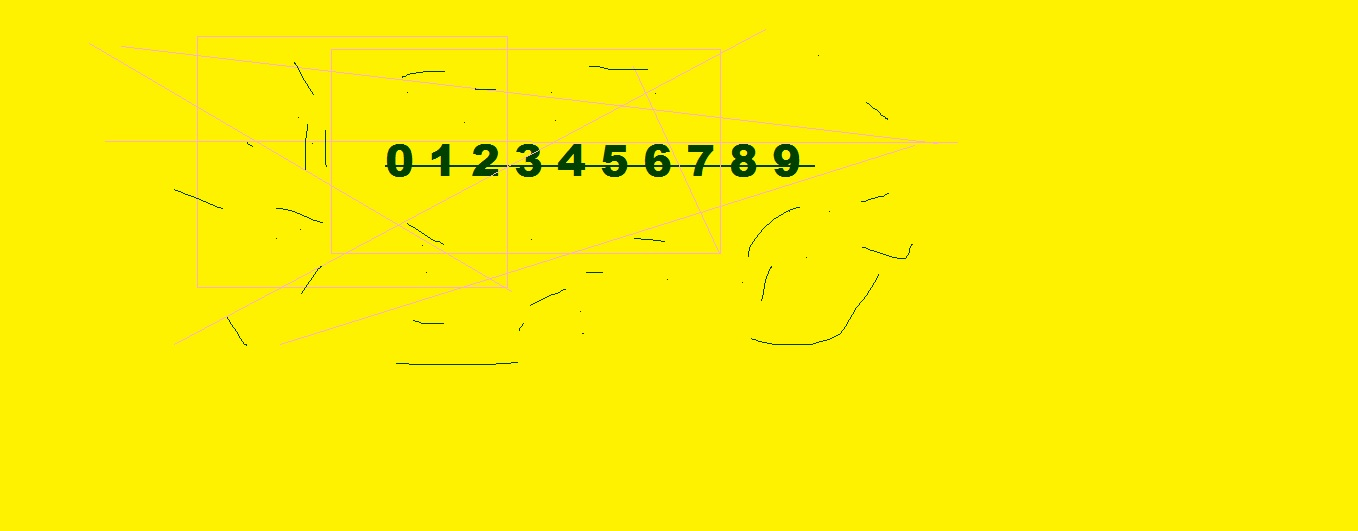
#> input picture sc-2015/razno/resenja/p1_primeri/primer3/SOFT_priprema_train.jpg, 1358 x 531 px
$ jupyter execute --allow-errors P1_primer3.ipynb   (shell and % lines are left out)   (Python 2 division)   (older library calls are emulated)
#> lines starting #> are read from the running program, lines starting #| are printed output that depends on the picture; after the words box and inside, x2 and y2 are one past the last pixel; in counts of white or black regions, pixels touching at a corner belong together
### Primer 3 - ASCII reader

* Sliku **SOFT_priprema_train.jpg** koristiti za obučavanje veštačke neuronske mreže
* Nakon obučavanja, na slici **SOFT_priprema_test.jpg** pročitati tekst.
Tekst je dat u ASCII formatu gde je svako slovo predstavljeno kao 3 cifre. "032" predstavlja razmak između reči.
**DODATAK** ASCII kod za razmak može biti zamenjen sa duplim razmakom, tako da bi razmak između cifara bio jedan razmak,
a razmak između reči dupli razmak.

[cell 1]
#import potrebnih biblioteka
import cv2
import collections
import numpy as np
import scipy as sc
import matplotlib.pyplot as plt

# k-means
#from sklearn.cluster import KMeans

# keras
from keras.models import Sequential
from keras.layers.core import Dense,Activation
from keras.optimizers import SGD

import matplotlib.pylab as pylab
pylab.rcParams['figure.figsize'] = 16, 12 # za prikaz većih slika i plotova, zakomentarisati ako nije potrebno

#Funkcionalnost implementirana u V1
def load_image(path):
#> called with path = 'SOFT_priprema_train.jpg'
    return cv2.cvtColor(cv2.imread(path), cv2.COLOR_BGR2RGB)
def image_gray(image):
    return cv2.cvtColor(image, cv2.COLOR_RGB2GRAY)
#> returned value: shape (531, 1358)
def image_bin(image_gs):
    ret,image_bin = cv2.threshold(image_gs, 127, 255, cv2.THRESH_BINARY)
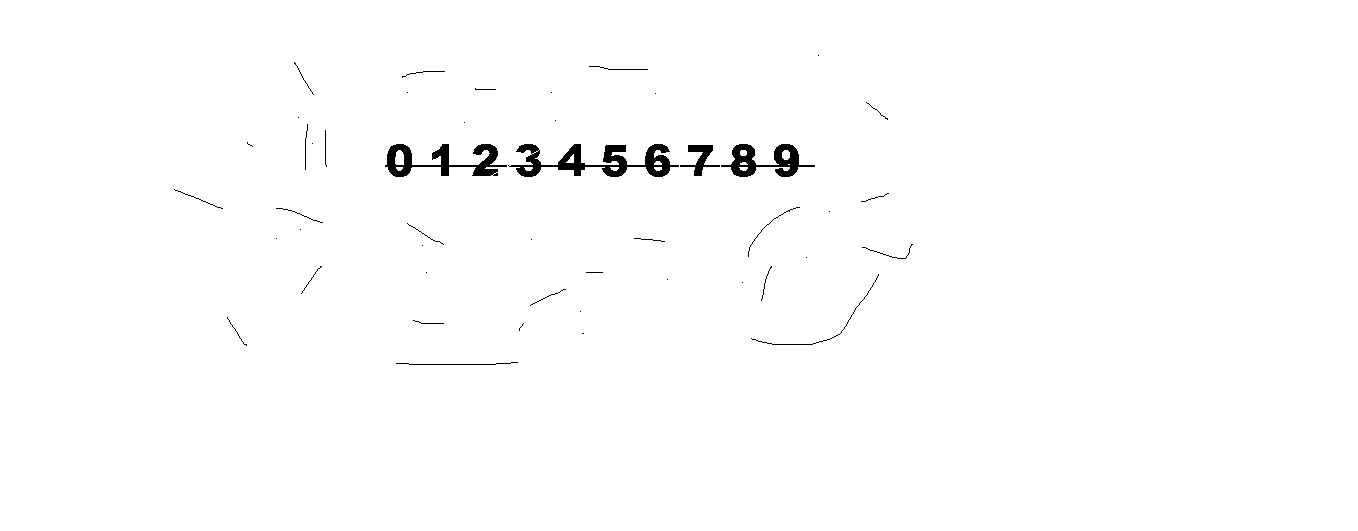
#> image_bin: shape (531, 1358); 99.1% white; 47 black regions (22 under 20 px), largest, box (x1, y1, x2, y2) and area: (508, 144, 679, 177) 2237, (385, 144, 507, 177) 1551, (721, 144, 815, 177) 1279
    return image_bin
def image_bin_adaptive(image_gs):
    image_bin = cv2.adaptiveThreshold(image_gs, 255, cv2.ADAPTIVE_THRESH_MEAN_C, cv2.THRESH_BINARY, 35, 10)
    return image_bin
def invert(image):
    return 255-image
def display_image(image, color= False):
    if color:
        plt.imshow(image)
    else:
        plt.imshow(image, 'gray')
def dilate(image):
    kernel = np.ones((3,3)) # strukturni element 3x3 blok
    return cv2.dilate(image, kernel, iterations=1)
def erode(image):
    kernel = np.ones((3,3)) # strukturni element 3x3 blok
#> kernel = [[1, 1, 1], [1, 1, 1], [1, 1, 1]]
    return cv2.erode(image, kernel, iterations=1)
#> returned value: shape (531, 1358); 0.45% white; 11 white regions, largest, box (x1, y1, x2, y2) and area: (732, 145, 755, 176) 391, (775, 145, 798, 176) 382, (388, 145, 411, 176) 376

#Funkcionalnost implementirana u V2
def resize_region(region):
    resized = cv2.resize(region,(28,28), interpolation = cv2.INTER_NEAREST)
    return resized
def scale_to_range(image):
    return image / 255
def matrix_to_vector(image):
    return image.flatten()
# [5 lines left out: function prepare_for_ann, not called in this run]
def convert_output(outputs):
    return np.eye(len(outputs))
def winner(output):
    return max(enumerate(output), key=lambda x: x[1])[0]

def remove_noise(binary_image):
    ret_val = dilate(dilate(erode(invert(binary_image))))
#> in dilate, `return cv2.dilate(image, kernel, iterations=1)`: returned value: shape (531, 1358); 0.68% white; 10 white regions, largest, box (x1, y1, x2, y2) and area: (731, 144, 756, 177) 585, (774, 144, 799, 177) 576, (645, 144, 670, 177) 563
#> in dilate (call 2), `return cv2.dilate(image, kernel, iterations=1)`: returned value: shape (531, 1358); 0.92% white; 10 white regions
    return ret_val

[cell 2]
# [5 lines of commented-out code are left out]
img=load_image('SOFT_priprema_train.jpg')
img_bin=image_bin(image_gray(img))
img_bin=remove_noise(img_bin)
#img_bin=dilate(erode(invert(img_bin)))
#img_bin=invert(img_bin)
#img_bin=dilate(erode(img_bin))
display_image(img_bin)

[cell 3]
def select_roi(image_orig, image_bin):
    img, contours_borders, hierarchy = cv2.findContours(image_bin.copy(), cv2.RETR_EXTERNAL, cv2.CHAIN_APPROX_NONE)
#> contours_borders = 10 contours; largest, box (x1, y1, x2, y2) and area: (386, 143, 413, 178) 776, (730, 143, 757, 178) 768, (773, 143, 800, 178) 756, (644, 143, 671, 178) 754, (602, 144, 628, 178) 707

    contours = []
    for contour in contours_borders:
        center, size, angle = cv2.minAreaRect(contour)
        xt,yt,w,h = cv2.boundingRect(contour)

        cv2.rectangle(image_orig,(xt,yt),(xt+w,yt+h),(255,0,0),2)
        region_points = []
        for i in range (xt,xt+w):
            for j in range(yt,yt+h):
                dist = cv2.pointPolygonTest(contour,(i,j),False)
                if dist>=0 and image_bin[j,i]==255: # da li se tacka nalazi unutar konture?
                    region_points.append([i,j])
        region = np.ndarray((len(region_points), 2), dtype=np.int16)
        for i, point in enumerate(region_points):
            x = point[0]
            y = point[1]
            region[i] = [x,y]
        contours.append(region)
#> this loop made 10 passes
#> (center, size, xt, yt, w, h) on passes 1 to 10: ((700, 160), (32, 26), 687, 144, 27, 33), ((614.5, 160.5), (33, 25), 602, 144, 26, 34), ((786, 160), (34, 26), 773, 143, 27, 35), ((743, 160), (34, 26), 730, 143, 27, 35), ((657, 160), (34, 26), 644, 143, 27, 35), ((571, 159.5), (33, 28), 557, 143, 29, 34), ((528.5, 160), (34, 25), 516, 143, 26, 35), ((485, 159.5), (33, 26), 472, 143, 27, 34), ((440, 159.5), (33, 18), 431, 143, 19, 34), ((399, 160), (34, 26), 386, 143, 27, 35)
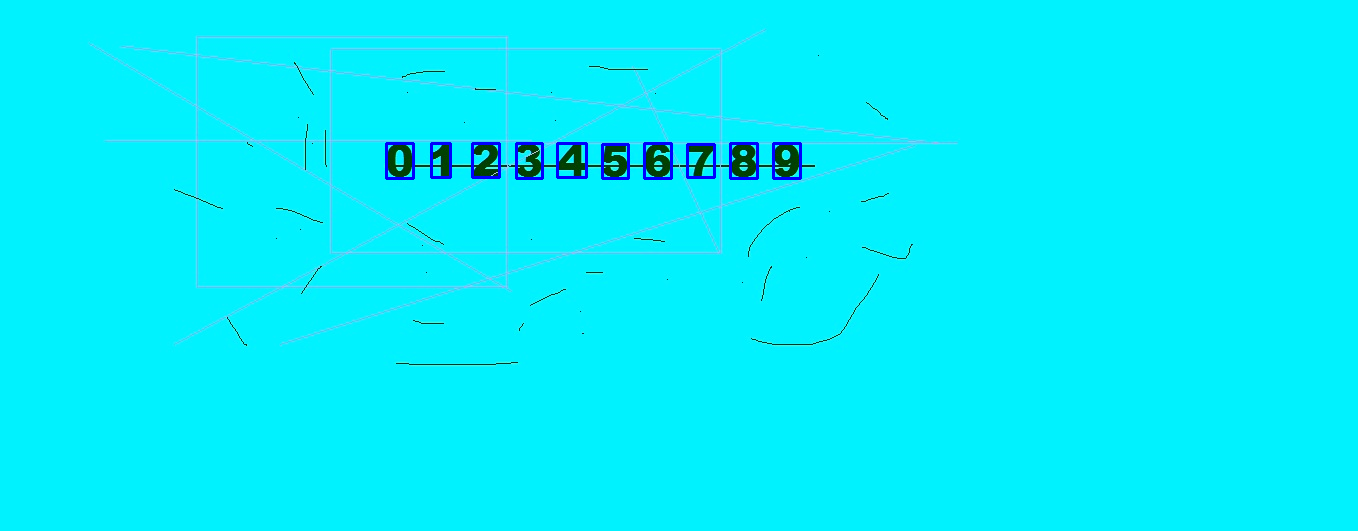
#> image_orig: shape (531, 1358, 3); mean of channels 0, 1, 2 251.7, 238.7, 2; drawn as B, G, R
#> after the loop, contours = 10 items

    regions_dict = {}
    for contour in contours:

        min_x = min(contour[:,0])
        max_x = max(contour[:,0])
        min_y = min(contour[:,1])
        max_y = max(contour[:,1])

        region = np.zeros((max_y-min_y+1,max_x-min_x+1), dtype=np.int16)
        for point in contour:
            x = point[0]
            y = point[1]

            region[y-min_y,x-min_x] = 255


        regions_dict[min_x] = [resize_region(region), (min_x,min_y,max_x-min_x,max_y-min_y)]
#> this loop made 10 passes
#> (min_x, max_x, min_y, max_y) on passes 1 to 10: (687, 713, 144, 176), (602, 627, 144, 177), (773, 799, 143, 177), (730, 756, 143, 177), (644, 670, 143, 177), (557, 585, 143, 176), (516, 541, 143, 177), (472, 498, 143, 176), (431, 449, 143, 176), (386, 412, 143, 177)
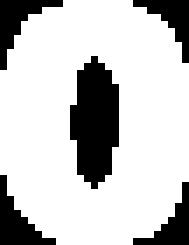
#> region: shape (35, 27) int16 (shown 7 times larger); 77% white; 5 black regions, box (x1, y1, x2, y2) and area: (10, 8, 17, 27) 97, (0, 25, 8, 35) 33, (0, 0, 9, 10) 32, (19, 0, 27, 9) 28, (19, 26, 27, 35) 27
#> after the loop, regions_dict = 10 items

    sorted_regions_dict = collections.OrderedDict(sorted(regions_dict.items()))
#> sorted_regions_dict = 10 items
    sorted_regions = np.array(sorted_regions_dict.values())

    return image_orig, sorted_regions[:, 0]

#> (a cell that did not finish here is left out)

[cell 5]
# [27 lines left out: functions create_ann, train_ann, not called in this run]

[cell 6]
img_train = load_image('SOFT_priprema_train.jpg')
img_train_bin = image_bin(image_gray(img_train))
img_train_bin = remove_noise(image_bin(image_gray(img_train)))
#> (the rest of this cell did not finish here and is left out)

[cell 7]
# [26 lines left out: function display_result, not called in this run]

[cell 8]
# [4 lines of commented-out code are left out]

[cell 9]
img_test = load_image('SOFT_priprema_test.jpg')
#> call 3 of load_image, with path = 'SOFT_priprema_test.jpg'
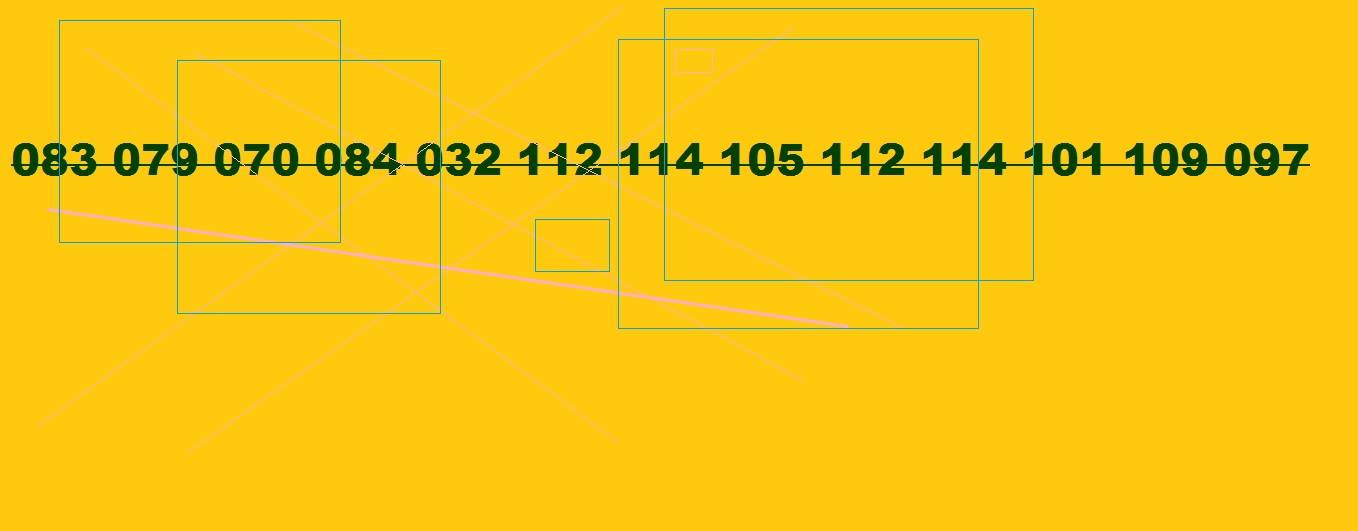
#> input picture sc-2015/razno/resenja/p1_primeri/primer3/SOFT_priprema_test.jpg, 1358 x 531 px
img_test_bin = remove_noise(image_bin(image_gray(img_test)))
#> in image_gray (call 4), `return cv2.cvtColor(image, cv2.COLOR_RGB2GRAY)`:
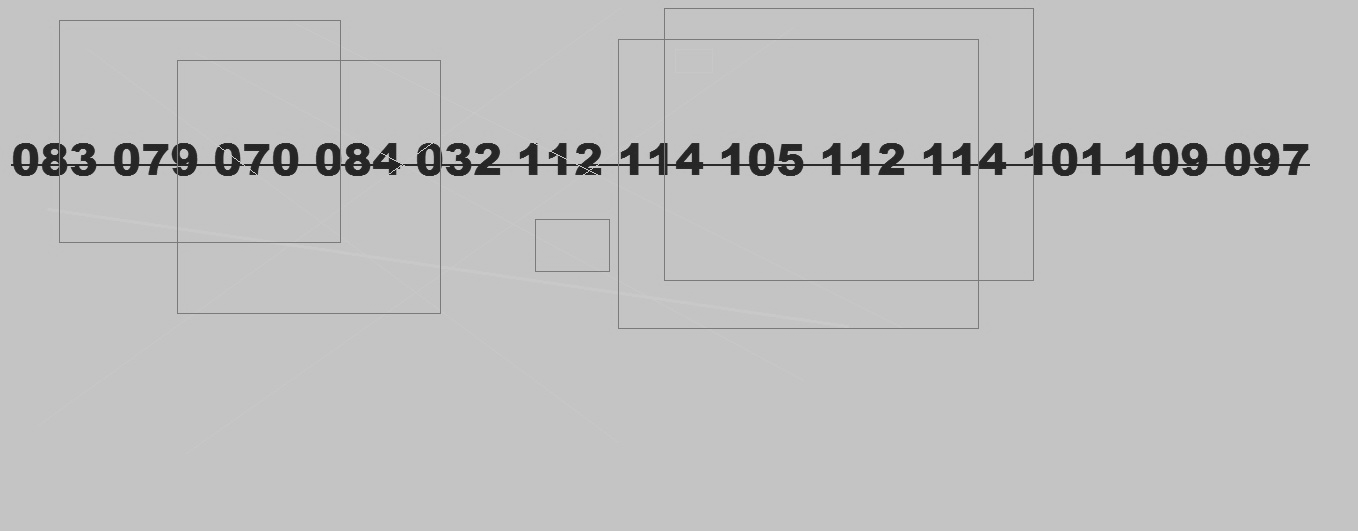
#> returned value: shape (531, 1358); min 32, max 207, mean 191.3
#> in image_bin (call 4), `ret,image_bin = cv2.threshold(image_gs, 127, 255, cv2.THRESH_BINARY)`: image_bin: shape (531, 1358); 96.6% white; 4 black regions, box (x1, y1, x2, y2) and area: (11, 8, 1310, 329) 23970, (59, 20, 341, 23) 286, (535, 219, 610, 272) 252, (59, 24, 60, 138) 114
#> in erode (call 3), `return cv2.erode(image, kernel, iterations=1)`: returned value: shape (531, 1358); 1.7% white; 49 white regions (5 under 20 px), largest, box (x1, y1, x2, y2) and area: (43, 144, 66, 175) 414, (346, 144, 369, 175) 411, (317, 144, 340, 175) 400
#> in dilate (call 5), `return cv2.dilate(image, kernel, iterations=1)`: returned value: shape (531, 1358); 2.5% white; 40 white regions, largest, box (x1, y1, x2, y2) and area: (42, 143, 67, 176) 606, (345, 143, 370, 176) 603, (1182, 143, 1207, 176) 589
#> in dilate (call 6), `return cv2.dilate(image, kernel, iterations=1)`:
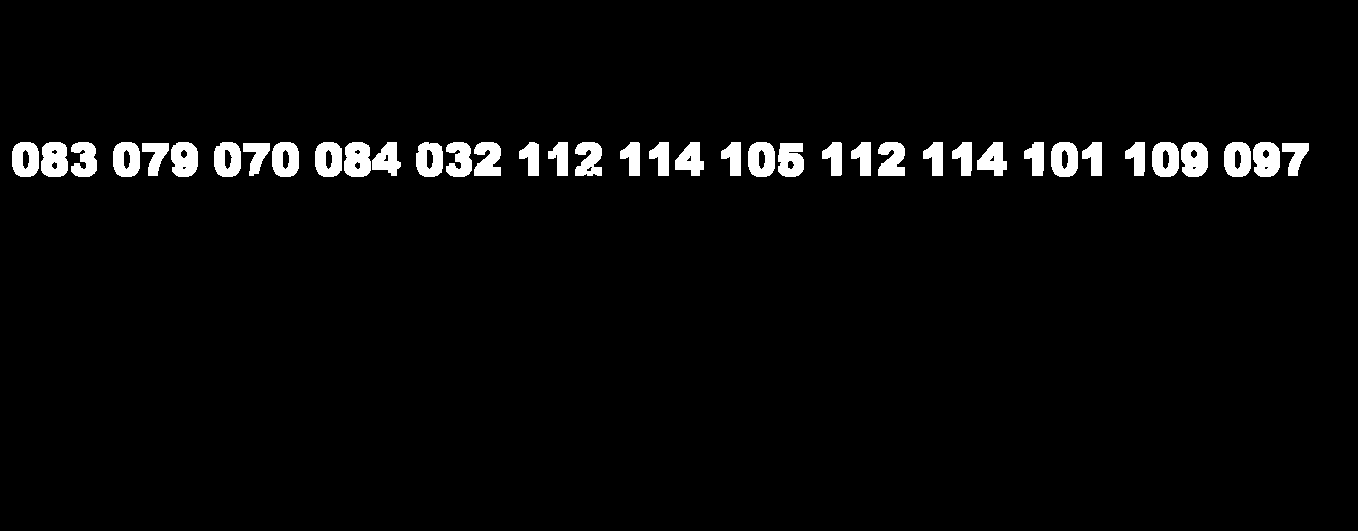
#> returned value: shape (531, 1358); 3.4% white; 39 white regions
display_image(img_test_bin)
#> (the rest of this cell did not finish here and is left out)

#> in select_roi (call 2), `img, contours_borders, hierarchy = cv2.findContours(image_bin.copy(), ..`: contours_borders = 39 contours; largest, box (x1, y1, x2, y2) and area: (315, 142, 342, 177) 788, (1224, 142, 1251, 177) 784, (1152, 142, 1179, 177) 784, (1051, 142, 1078, 177) 784, (748, 142, 775, 177) 784
#> the loop in select_roi (call 2), `for contour in contours_borders:` made 39 passes
#> (center, size, xt, yt, w, h) on passes 1 to 12: ((1295, 159), (32, 26), 1282, 143, 27, 33), ((790.5, 159.5), (33, 25), 778, 143, 26, 34), ((256, 159), (32, 26), 243, 143, 27, 33), ((155, 159), (32, 26), 142, 143, 27, 33), ((1266, 159), (34, 26), 1253, 142, 27, 35), ((1237, 159), (34, 26), 1224, 142, 27, 35), ((1194, 159), (34, 26), 1181, 142, 27, 35), ((1165, 159), (34, 26), 1152, 142, 27, 35), ((1134.5, 158.5), (33, 19), 1125, 142, 20, 34), ((1091.5, 158.5), (33, 19), 1082, 142, 20, 34), ((1064, 159), (34, 26), 1051, 142, 27, 35), ((1033.5, 158.5), (33, 19), 1024, 142, 20, 34)
#> after the loop in select_roi (call 2), `for contour in contours_borders:`:
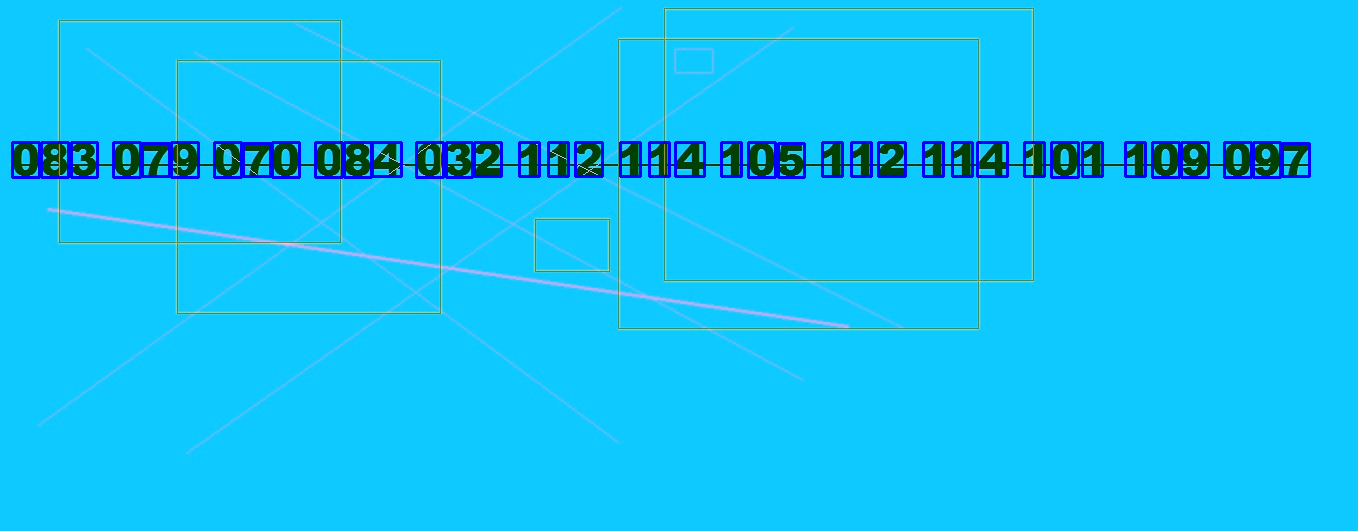
#> image_orig: shape (531, 1358, 3); mean of channels 0, 1, 2 246.8, 193.4, 15.6; drawn as B, G, R
#> after the loop in select_roi (call 2), `for contour in contours_borders:`: contours = 39 items
#> the loop in select_roi (call 2), `for contour in contours: ` made 39 passes
#> (min_x, max_x, min_y, max_y) on passes 1 to 12: (1282, 1308, 143, 175), (778, 803, 143, 176), (243, 269, 143, 175), (142, 168, 143, 175), (1253, 1279, 142, 176), (1224, 1250, 142, 176), (1181, 1207, 142, 176), (1152, 1178, 142, 176), (1125, 1144, 142, 175), (1082, 1101, 142, 175), (1051, 1077, 142, 176), (1024, 1043, 142, 175)
#> pass 1, in resize_region (call 11), `resized = cv2.resize(region,(28,28), interpolation = cv2.INTER_NEAREST)`:
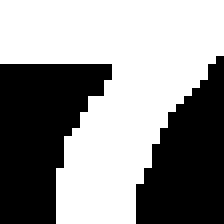
#> resized: shape (28, 28) int16 (shown 8 times larger); 56.5% white; 2 black regions, box (x1, y1, x2, y2) and area: (0, 8, 14, 28) 186, (17, 7, 28, 28) 155
#> after the loop in select_roi (call 2), `for contour in contours:`:
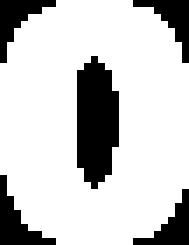
#> region: shape (35, 27) int16 (shown 7 times larger); 78.6% white; 5 black regions, box (x1, y1, x2, y2) and area: (11, 8, 17, 27) 90, (0, 25, 8, 35) 31, (0, 0, 8, 9) 28, (19, 0, 27, 9) 27, (19, 27, 27, 35) 26
